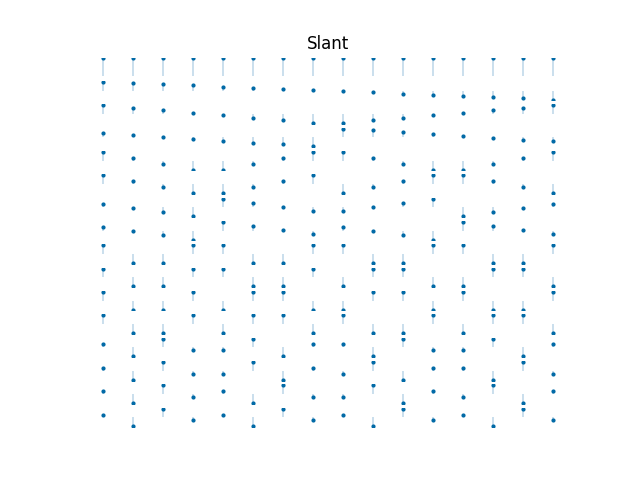

This chart was generated by the following Python code:
import numpy as np
import matplotlib.pyplot as plt

from General.MyDisp import MyDisp

# Parameters
N = 16
NC = 1
LN = int(np.log2(N))

# Slant transform
a = 3 / np.sqrt(5)
b = 1 / np.sqrt(5)
sp = np.array([
    [1, 1, 1, 1],
    [a, b, -b, -a],
    [1, -1, -1, 1],
    [b, -a, a, -b]
], dtype=float)

for i in range(3, LN + 1):
    NN = 2 ** i
    aN = np.sqrt((3 * NN ** 2) / (4 * (NN ** 2 - 1)))
    bN = np.sqrt((NN ** 2 - 4) / (4 * (NN ** 2 - 1)))

    sr1 = np.array([[1, 0], [aN, bN]], dtype=float)
    sr2 = np.array([[1, 0], [-aN, bN]], dtype=float)
    sz = np.zeros((2, (NN - 4) // 2))
    sn1 = np.hstack([sr1, sz, sr2, sz])

    q = (NN // 2) - 2
    ir = np.eye(q)
    iz = np.zeros((q, 2))
    sn2 = np.hstack([iz, ir, iz, ir])
    sn4 = np.hstack([iz, ir, iz, -ir])

    sr1 = np.array([[0, 1], [-bN, aN]], dtype=float)
    sr2 = np.array([[0, -1], [bN, aN]], dtype=float)
    sn3 = np.hstack([sr1, sz, sr2, sz])

    sn = np.vstack([sn1, sn2, sn3, sn4])

    m2 = np.block([
        [sp, np.zeros_like(sp)],
        [np.zeros_like(sp), sp]
    ])

    sp = sn @ m2

    SLANT = np.zeros_like(sp)
    for k in range(NN):
        if k < 2:
            seq = k
        elif k <= NN // 2 - 1:
            if k % 2 == 0:
                seq = 2 * k
            else:
                seq = 2 * k + 1
        elif k == NN // 2:
            seq = 2
        elif k == NN // 2 + 1:
            seq = 3
        else:
            if k % 2 == 0:
                seq = 2 * (k - NN // 2) + 1
            else:
                seq = 2 * (k - NN // 2)
        SLANT[seq, :] = sp[k, :]
    sp = SLANT

sp = sp / np.sqrt(N)
SLANT = sp.copy()

# Display
plt.figure()
position = 1
Error = MyDisp(SLANT, N, NC, position, 'Slant')

# Print to file
plt.savefig('Figure63SLT.png')
plt.show()
